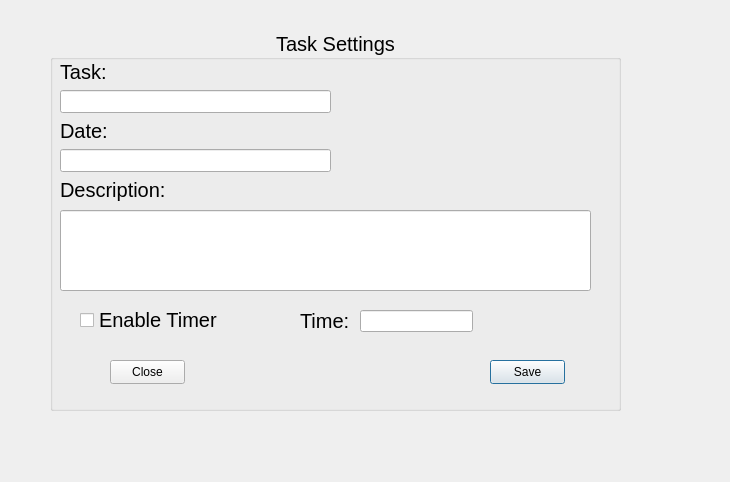
<?xml version="1.0" encoding="UTF-8"?>
<ui version="4.0">
 <class>TaskSettings</class>
 <widget class="QDialog" name="TaskSettings">
  <property name="geometry">
   <rect>
    <x>0</x>
    <y>0</y>
    <width>730</width>
    <height>482</height>
   </rect>
  </property>
  <property name="windowTitle">
   <string>Dialog</string>
  </property>
  <widget class="QGroupBox" name="groupBox">
   <property name="geometry">
    <rect>
     <x>50</x>
     <y>30</y>
     <width>571</width>
     <height>381</height>
    </rect>
   </property>
   <property name="font">
    <font>
     <pointsize>15</pointsize>
    </font>
   </property>
   <property name="title">
    <string>Task Settings</string>
   </property>
   <property name="alignment">
    <set>Qt::AlignmentFlag::AlignCenter</set>
   </property>
   <widget class="QPushButton" name="SaveTaskBtn">
    <property name="geometry">
     <rect>
      <x>440</x>
      <y>330</y>
      <width>75</width>
      <height>24</height>
     </rect>
    </property>
    <property name="font">
     <font>
      <pointsize>9</pointsize>
     </font>
    </property>
    <property name="text">
     <string>Save</string>
    </property>
   </widget>
   <widget class="QPushButton" name="CloseTaskBtn">
    <property name="geometry">
     <rect>
      <x>60</x>
      <y>330</y>
      <width>75</width>
      <height>24</height>
     </rect>
    </property>
    <property name="font">
     <font>
      <pointsize>9</pointsize>
     </font>
    </property>
    <property name="text">
     <string>Close</string>
    </property>
   </widget>
   <widget class="QLabel" name="label_3">
    <property name="geometry">
     <rect>
      <x>250</x>
      <y>280</y>
      <width>51</width>
      <height>21</height>
     </rect>
    </property>
    <property name="text">
     <string>Time:</string>
    </property>
   </widget>
   <widget class="QCheckBox" name="checkBox">
    <property name="geometry">
     <rect>
      <x>30</x>
      <y>280</y>
      <width>151</width>
      <height>20</height>
     </rect>
    </property>
    <property name="text">
     <string>Enable Timer</string>
    </property>
   </widget>
   <widget class="QLineEdit" name="lineEdit_4">
    <property name="geometry">
     <rect>
      <x>310</x>
      <y>280</y>
      <width>113</width>
      <height>22</height>
     </rect>
    </property>
   </widget>
   <widget class="QLineEdit" name="lineEdit_3">
    <property name="geometry">
     <rect>
      <x>10</x>
      <y>180</y>
      <width>531</width>
      <height>81</height>
     </rect>
    </property>
   </widget>
   <widget class="QWidget" name="layoutWidget">
    <property name="geometry">
     <rect>
      <x>10</x>
      <y>30</y>
      <width>271</width>
      <height>141</height>
     </rect>
    </property>
    <layout class="QVBoxLayout" name="verticalLayout">
     <item>
      <widget class="QLabel" name="label">
       <property name="text">
        <string>Task:</string>
       </property>
      </widget>
     </item>
     <item>
      <widget class="QLineEdit" name="lineEdit"/>
     </item>
     <item>
      <widget class="QLabel" name="label_2">
       <property name="text">
        <string>Date:</string>
       </property>
      </widget>
     </item>
     <item>
      <widget class="QLineEdit" name="lineEdit_2"/>
     </item>
     <item>
      <widget class="QLabel" name="label_4">
       <property name="text">
        <string>Description:</string>
       </property>
      </widget>
     </item>
    </layout>
   </widget>
  </widget>
 </widget>
 <resources/>
 <connections/>
</ui>
